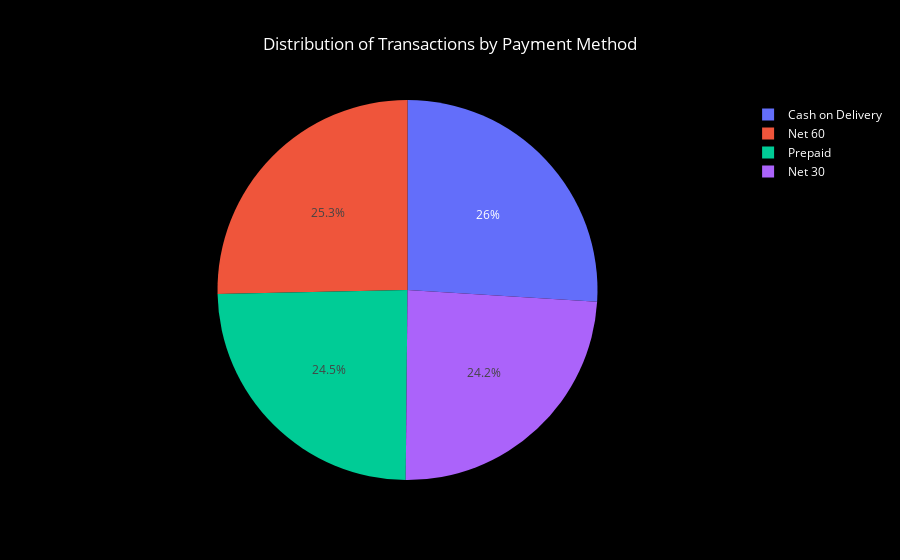

Write notebook code for a chart like this one.
### Code cell
# Import necessary libraries
import pandas as pd
import plotly.express as px

# Group by Payment Method and count the number of transactions for each method
payment_method_totals = sdset.groupby('Payment_Terms').size().reset_index(name='Count')

# Create a pie chart for payment method distribution
fig = px.pie(payment_method_totals, 
             names='Payment_Terms', 
             values='Count', 
             title='Distribution of Transactions by Payment Method',
             color_discrete_sequence=px.colors.qualitative.Plotly)  # Custom color sequence

# Update layout for better visibility with black background and white font
fig.update_layout(
    plot_bgcolor='black',  # Set plot background to black
    paper_bgcolor='black',  # Set outer chart background to black
    font_color='white',     # Set font color to white for readability
    title_x=0.5             # Center the title
)

# Display the pie chart
fig.show()

### Figure 1 — Plotly figure (JSON) as saved in the notebook; plotly's stock layout.template omitted (floating-point values rounded to 4 significant figures)
{"data": [{"domain": {"x": [0, 1], "y": [0, 1]}, "hovertemplate": "Payment_Terms=%{label}<br>Count=%{value}<extra></extra>", "labels": ["Cash on Delivery", "Net 30", "Net 60", "Prepaid"], "legendgroup": "", "name": "", "showlegend": true, "type": "pie", "values": [780, 725, 760, 736]}], "layout": {"autosize": true, "font": {"color": "white"}, "legend": {"tracegroupgap": 0}, "paper_bgcolor": "black", "piecolorway": ["#636EFA", "#EF553B", "#00CC96", "#AB63FA", "#FFA15A", "#19D3F3", "#FF6692", "#B6E880", "#FF97FF", "#FECB52"], "plot_bgcolor": "black", "title": {"text": "Distribution of Transactions by Payment Method", "x": 0.5}}}
